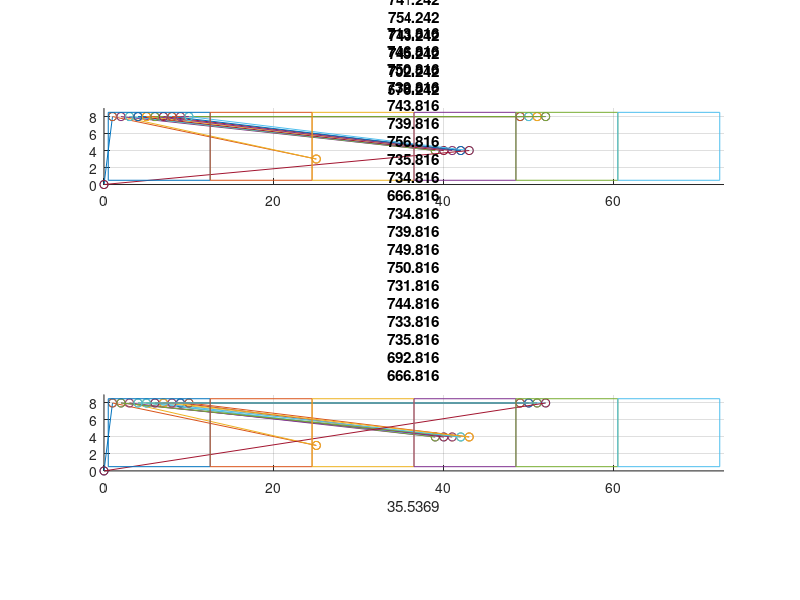

The MATLAB source for this figure: (Note: this script raises an error after producing the figure.)
%% Test of route generation for genetic algorithm
%% FE 2020
clear all;
%% Mostly manually set start and end positions with random target groups for each seedling
n = 10;  %Number of seedlings
vertices = 2*n+1;
startEnd = [0 0];
seedlings = zeros(n,3);
target1 = zeros(n,2);
target2 = zeros(n,2);
target3 = zeros(n,2);
target4 = zeros(n,2);
target5 = zeros(n,2);
seedCount = 1;
groupLow = 2;
groupHigh = 4;
boxWidth = 12;

for i = 8:-1:1
    for j = 1:12
        seedlings(seedCount,:,:) = [j i randi([groupLow groupHigh],1)];
        target1(seedCount,:) = [j+boxWidth i];
        target2(seedCount,:) = [j+2*boxWidth i];
        target3(seedCount,:) = [j+3*boxWidth i];
        target4(seedCount,:) = [j+4*boxWidth i];
        target5(seedCount,:) = [j+5*boxWidth i];
        
        seedCount = seedCount + 1;
    end
end


%% Squares
X1 = 0.5;
X2 = 12.5;
Y1 = 0.5;
Y2 = 8.5;

squareX1 = [X1, X2, X2, X1, X1];
squareY1 = [Y1, Y1, Y2, Y2, Y1];
squareX2 = [X1+boxWidth, X2+boxWidth, X2+boxWidth, X1+boxWidth, X1+boxWidth];
squareY2 = [Y1, Y1, Y2, Y2, Y1];
squareX3 = [X1+2*boxWidth, X2+2*boxWidth, X2+2*boxWidth, X1+2*boxWidth, X1+2*boxWidth];
squareY3 = [Y1, Y1, Y2, Y2, Y1];
squareX4 = [X1+3*boxWidth, X2+3*boxWidth, X2+3*boxWidth, X1+3*boxWidth, X1+3*boxWidth];
squareY4 = [Y1, Y1, Y2, Y2, Y1];
squareX5 = [X1+4*boxWidth, X2+4*boxWidth, X2+4*boxWidth, X1+4*boxWidth, X1+4*boxWidth];
squareY5 = [Y1, Y1, Y2, Y2, Y1];
squareX6 = [X1+5*boxWidth, X2+5*boxWidth, X2+5*boxWidth, X1+5*boxWidth, X1+5*boxWidth];
squareY6 = [Y1, Y1, Y2, Y2, Y1];

%   Create one standard pop with standard route for comparison
popUnoptimized = [1:1:n];

%% Initialize stuff
currentRecord = 999999;
recordDistance = 999999;
maxIter = 100;
iterCount = 0;
popSize = 250;
routeMatrix = zeros(popSize, vertices+1, 2);
population = zeros(popSize,n);
fitness = zeros(popSize,1);
mutationRate = 0.14;

for i = 1:popSize
    population(i,:) = randperm(n,n);
end

population(1,:) = popUnoptimized;
popMark = false;
standardLength = 1;

while iterCount < maxIter
    %% Calculate Fitness
    for i = 1:popSize
        %% Generate routeMatrix depending on populations
        posCount = 2;
        %  Reset Counts to start with first empty position. Increase to
        %  simulate prefilled trys.
        targetCount1 = 41;
        targetCount2 = 61;
        targetCount3 = 51;
        targetCount4 = 1;
        targetCount5 = 11;
        for j = 1:length(population(i,:))
            routeMatrix(i,posCount,:) = seedlings(population(i,j),1:2);
            if seedlings(population(i,j),3) == 1
                routeMatrix(i,posCount+1,:) = target1(targetCount1,:);
                targetCount1 = targetCount1 + 1;
            end
            if seedlings(population(i,j),3) == 2
                routeMatrix(i,posCount+1,:) = target2(targetCount2,:);
                targetCount2 = targetCount2 + 1;
            end
            if seedlings(population(i,j),3) == 3
                routeMatrix(i,posCount+1,:) = target3(targetCount3,:);
                targetCount3 = targetCount3 + 1;
            end
            if seedlings(population(i,j),3) == 4
                routeMatrix(i,posCount+1,:) = target4(targetCount4,:);
                targetCount4 = targetCount4 + 1;
            end
            if seedlings(population(i,j),3) == 5
                routeMatrix(i,posCount+1,:) = target5(targetCount5,:);
                targetCount5 = targetCount5 + 1;
            end
            posCount = posCount + 2;
        end
        %% Calculation of route length
        routeLength = 0;
        for k = 2:vertices
            verticeLength = abs(sqrt(routeMatrix(i,k,1)^2+routeMatrix(i,k,2)^2)...
                - sqrt(routeMatrix(i,k-1,1)^2+routeMatrix(i,k-1,2)^2));
            routeLength = routeLength + verticeLength;
        end
        if popMark == false
            figure(1);
            subplot(2,1,1);
            title("Unoptimized distance: "+routeLength);
            xlim([0 73]);
            ylim([0 9]);
            grid on;
            for l = 1:vertices
                hold on
                plot(routeMatrix(i,[l, l+1],1), routeMatrix(i,[l, l+1],2),'-o')
            end
            plot(squareX1, squareY1);
            plot(squareX2, squareY2);
            plot(squareX3, squareY3);
            plot(squareX4, squareY4);
            plot(squareX5, squareY5);
            plot(squareX6, squareY6);
            daspect([1 1 1])
            standardLength = routeLength;
            popMark = true;
        end
        %% Update best populations
        if routeLength < recordDistance
            recordDistance = routeLength;
            bestEver = population(i,:);
            
            %% Plot route
            figure(1);
            subplot(2,1,2);
            cla(subplot(2,1,2));
            title("Optimized distance: "+recordDistance);
            xlim([0 73]);
            ylim([0 9]);
            xlabel((recordDistance/standardLength-1)*100+"%");
            grid on;
            for l = 1:vertices
                hold on
                plot(routeMatrix(i,[l, l+1],1), routeMatrix(i,[l, l+1],2),'-o')
            end
            plot(squareX1, squareY1);
            plot(squareX2, squareY2);
            plot(squareX3, squareY3);
            plot(squareX4, squareY4);
            plot(squareX5, squareY5);
            plot(squareX6, squareY6);
            daspect([1 1 1])
        end
        
        if routeLength < currentRecord
            currentRecord = routeLength;
            currentBest = population(i,:);
        end
        
        %% Calculate fitness
        fitness(i,1) = routeLength;
    end
    
    %% Normalize Fitness
    sumFitness = 0;
    for i = 1:popSize
        sumFitness = sumFitness + fitness(i,1);
    end
    
    for i = 1:popSize
        fitness(i,1) = fitness(i,1) / sumFitness;
    end
    
    %% Create next Generation with mutation
    newPopulation = zeros(popSize,n);
    for i = 1:popSize
        orderA = select_point(population(:,:), fitness(:,:));
        orderB = select_point(population(:,:), fitness(:,:));
        order = crossover(orderA, orderB);
        for j = 1:n
            if rand < mutationRate
                pointA = randi(length(order));
                pointB = mod(pointA + 1, 2) + 1;
                temp = order(pointA);
                order(pointA) = order(pointB);
                order(pointB) = temp;
            end
        end
        newPopulation(i,:) = order;
        
    end
    population = newPopulation;
    
    %% Increment iter
    iterCount = iterCount+1;
end
